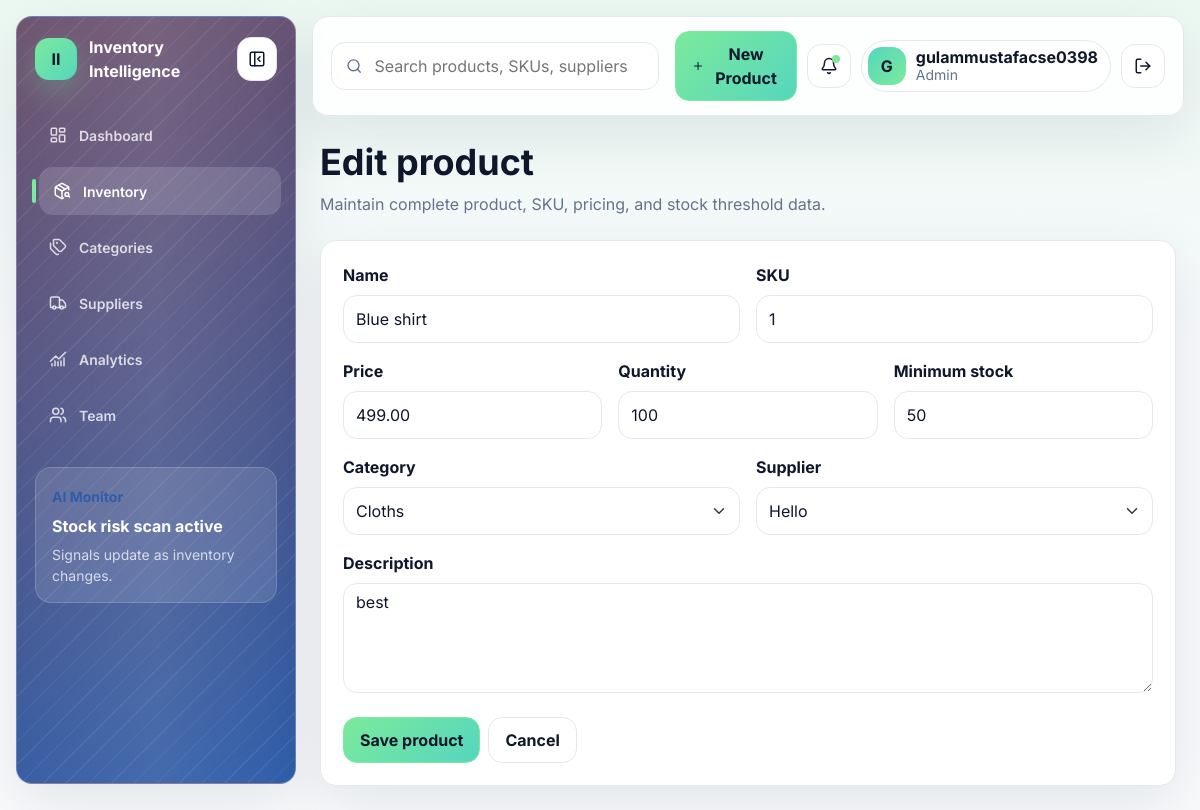
Screenshot of /inventory/2/edit (signed in) with the database file from the repository.
### app/models.py (models this page shows, shortened)
class User(UserMixin, db.Model):
    id = db.Column(db.Integer, primary_key=True)
    username = db.Column(db.String(80), unique=True, nullable=False, index=True)
    email = db.Column(db.String(255), unique=True, nullable=False, index=True)
    password_hash = db.Column(db.String(255), nullable=False)
    role_id = db.Column(db.Integer, db.ForeignKey("role.id"), nullable=False)
    created_at = db.Column(db.DateTime(timezone=True), default=utc_now, nullable=False)
    role = db.relationship("Role", back_populates="users")
    @property
    def role_name(self):
        return self.role.name if self.role else ""
    def has_role(self, *roles):
        return self.role_name in roles
    notifications = db.relationship("Notification", back_populates="user", lazy=True)

class Role(db.Model):
    id = db.Column(db.Integer, primary_key=True)
    name = db.Column(db.String(50), unique=True, nullable=False)
    users = db.relationship("User", back_populates="role", lazy=True)

class Product(db.Model):
    id = db.Column(db.Integer, primary_key=True)
    name = db.Column(db.String(160), nullable=False, index=True)
    sku = db.Column(db.String(80), unique=True, nullable=False, index=True)
    description = db.Column(db.Text, nullable=True)
    price = db.Column(db.Numeric(10, 2), nullable=False, default=0)
    quantity = db.Column(db.Integer, nullable=False, default=0)
    minimum_stock = db.Column(db.Integer, nullable=False, default=0)
    category_id = db.Column(db.Integer, db.ForeignKey("category.id"), nullable=False)
    supplier_id = db.Column(db.Integer, db.ForeignKey("supplier.id"), nullable=False)
    created_at = db.Column(db.DateTime(timezone=True), default=utc_now, nullable=False)
    category = db.relationship("Category", back_populates="products")
    supplier = db.relationship("Supplier", back_populates="products")

### app/inventory/routes.py (the view, shortened to what this page needs)
@bp.route("/<int:product_id>/edit", methods=["GET", "POST"])
@roles_required("Admin", "Manager")
def edit(product_id):
    product = Product.query.get_or_404(product_id)
    form = ProductForm(obj=product)
    populate_product_choices(form)
    return render_template("inventory/form.html", form=form, title="Edit product")

### app/forms.py
class ProductForm(FlaskForm):
    name = StringField("Name", validators=[DataRequired(), Length(max=160)])
    sku = StringField("SKU", validators=[DataRequired(), Length(max=80)])
    description = TextAreaField("Description", validators=[Optional(), Length(max=2000)])
    price = DecimalField("Price", places=2, validators=[DataRequired(), NumberRange(min=0)])
    quantity = IntegerField("Quantity", validators=[DataRequired(), NumberRange(min=0)])
    minimum_stock = IntegerField("Minimum stock", validators=[DataRequired(), NumberRange(min=0)])
    category_id = SelectField("Category", coerce=int, validators=[DataRequired()])
    supplier_id = SelectField("Supplier", coerce=int, validators=[DataRequired()])
    submit = SubmitField("Save product")

### app/inventory/routes.py (called while the page is built)
def populate_product_choices(form):
    form.category_id.choices = [(category.id, category.name) for category in Category.query.order_by(Category.name).all()]
    form.supplier_id.choices = [(supplier.id, supplier.name) for supplier in Supplier.query.order_by(Supplier.name).all()]

### app/models.py (called while the page is built)
@login_manager.user_loader
def load_user(user_id):
    return db.session.get(User, int(user_id))

### app/templates/inventory/form.html (shortened to what this page needs)
{% extends "base.html" %}
{% block content %}
<div class="page-heading"><div><h1>{{ title }}</h1><p class="text-muted">Maintain complete product, SKU, pricing, and stock threshold data.</p></div></div>
<div class="panel narrow">
  <form method="post" novalidate>
    <div class="row g-3">
      <div class="col-md-6">{{ form.name.label(class="form-label") }}{{ form.name(class="form-control") }}</div>
      <div class="col-md-6">{{ form.sku.label(class="form-label") }}{{ form.sku(class="form-control") }}</div>
      <div class="col-md-4">{{ form.price.label(class="form-label") }}{{ form.price(class="form-control") }}</div>
      <div class="col-md-4">{{ form.quantity.label(class="form-label") }}{{ form.quantity(class="form-control") }}</div>
      <div class="col-md-4">{{ form.minimum_stock.label(class="form-label") }}{{ form.minimum_stock(class="form-control") }}</div>
      <div class="col-md-6">{{ form.category_id.label(class="form-label") }}{{ form.category_id(class="form-select") }}</div>
      <div class="col-md-6">{{ form.supplier_id.label(class="form-label") }}{{ form.supplier_id(class="form-select") }}</div>
      <div class="col-12">{{ form.description.label(class="form-label") }}{{ form.description(class="form-control", rows="4") }}</div>
    </div>
    <div class="mt-4 d-flex gap-2">
      <button class="btn btn-primary" type="submit">{{ form.submit.label.text }}</button>
      <a class="btn btn-outline-secondary" href="{{ url_for('inventory.index') }}">Cancel</a>
    </div>
  </form>
</div>
{% endblock %}

### app/templates/base.html (shortened to what this page needs)
<!doctype html>
<html lang="en">
<head>
  <link href="https://cdn.jsdelivr.net/npm/bootstrap@5.3.3/dist/css/bootstrap.min.css" rel="stylesheet">
  <link rel="stylesheet" href="{{ url_for('static', filename='css/styles.css') }}">
</head>
<body>
  {% if current_user.is_authenticated %}
  <div class="app-shell">
    <aside class="sidebar">
      <div class="brand-wrap">
        <a class="brand" href="{{ url_for('dashboard.index') }}">
          <span class="brand-mark">II</span>
          <span class="brand-copy">Inventory Intelligence</span>
        </a>
        <button class="icon-btn sidebar-toggle" type="button" aria-label="Collapse sidebar" data-sidebar-toggle>
          <i data-lucide="panel-left-close"></i>
        </button>
      </div>
      <nav class="nav flex-column sidebar-nav">
        <a class="nav-link {% if request.endpoint and request.endpoint.startswith('dashboard.index') %}active{% endif %}" href="{{ url_for('dashboard.index') }}"><i data-lucide="layout-dashboard"></i><span>Dashboard</span></a>
        <a class="nav-link {% if request.endpoint and request.endpoint.startswith('inventory') %}active{% endif %}" href="{{ url_for('inventory.index') }}"><i data-lucide="package-search"></i><span>Inventory</span></a>
        {% if current_user.has_role('Admin', 'Manager') %}
        <a class="nav-link {% if request.endpoint and request.endpoint.startswith('categories') %}active{% endif %}" href="{{ url_for('categories.index') }}"><i data-lucide="tags"></i><span>Categories</span></a>
        <a class="nav-link {% if request.endpoint and request.endpoint.startswith('suppliers') %}active{% endif %}" href="{{ url_for('suppliers.index') }}"><i data-lucide="truck"></i><span>Suppliers</span></a>
        <a class="nav-link {% if request.endpoint == 'dashboard.analytics' %}active{% endif %}" href="{{ url_for('dashboard.analytics') }}"><i data-lucide="chart-no-axes-combined"></i><span>Analytics</span></a>
        {% endif %}
        {% if current_user.has_role('Admin') %}
        <a class="nav-link {% if request.endpoint and request.endpoint.startswith('users') %}active{% endif %}" href="{{ url_for('users.index') }}"><i data-lucide="users"></i><span>Team</span></a>
        {% endif %}
      </nav>
      <div class="sidebar-card">
        <span class="eyebrow">AI Monitor</span>
        <strong>Stock risk scan active</strong>
        <p>Signals update as inventory changes.</p>
      </div>
    </aside>
    <main class="main-panel">
      <nav class="topbar">
        <form class="global-search" method="get" action="{{ url_for('inventory.index') }}">
          <i data-lucide="search"></i>
          <input name="q" placeholder="Search products, SKUs, suppliers">
        </form>
        <div class="topbar-actions">
          {% if current_user.has_role('Admin', 'Manager') %}
          <a class="btn btn-primary btn-soft" href="{{ url_for('inventory.create') }}"><i data-lucide="plus"></i><span>New Product</span></a>
          {% endif %}
          <div class="dropdown notification-dropdown">
            <button class="icon-btn" id="notificationToggle" type="button" data-bs-toggle="dropdown" aria-expanded="false" aria-label="Notifications">
              <i data-lucide="bell"></i>
              <span class="notify-dot" id="notificationBadge"></span>
            </button>
          </div>
          <div class="profile-chip">
            <span class="avatar">{{ current_user.username[0]|upper }}</span>
            <div>
              <strong>{{ current_user.username }}</strong>
              <small>{{ current_user.role_name }}</small>
            </div>
          </div>
          <form method="post" action="{{ url_for('auth.logout') }}">
            <button class="icon-btn" type="submit" aria-label="Logout"><i data-lucide="log-out"></i></button>
          </form>
        </div>
      </nav>
      <section class="content-wrap">
        {% block content %}{% endblock %}
      </section>
    </main>
  </div>
  {% else %}
  <main class="auth-page">
    {% include "partials/flash.html" %}
    {% block auth_content %}{% endblock %}
  </main>
  {% endif %}
</body>
</html>

### rows the page displays
User: username "G", username "gulammustafacse0398"
Role: role_name "Admin"
Product: name "Blue shirt", sku "1", price "499.00", quantity "100", minimum_stock "50", category_id "Cloths", supplier_id "Hello", description "best"

### other values shown
{{ title }} "Edit product"
